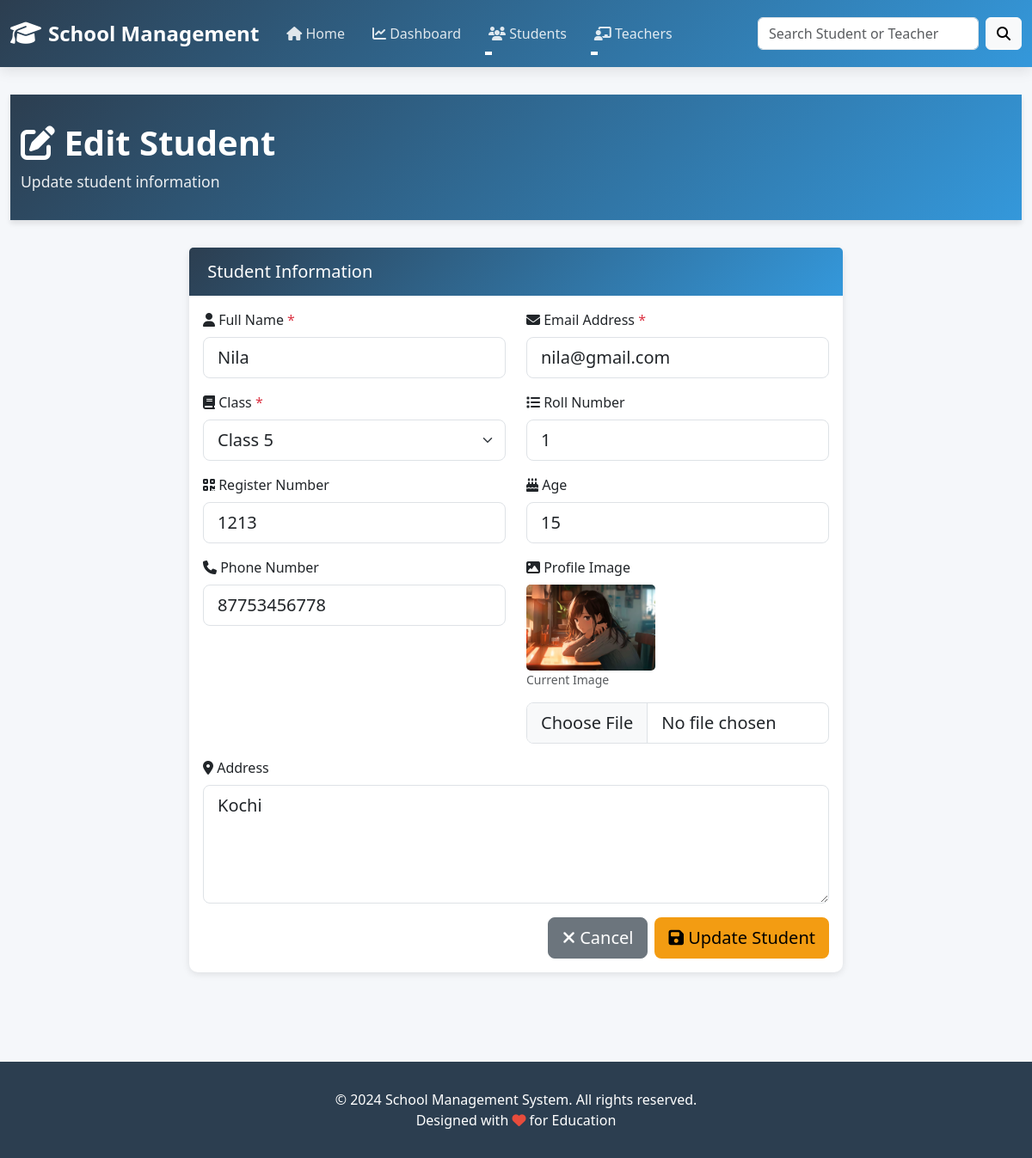
/students/edit/1/, run on an earlier commit of the app's database.
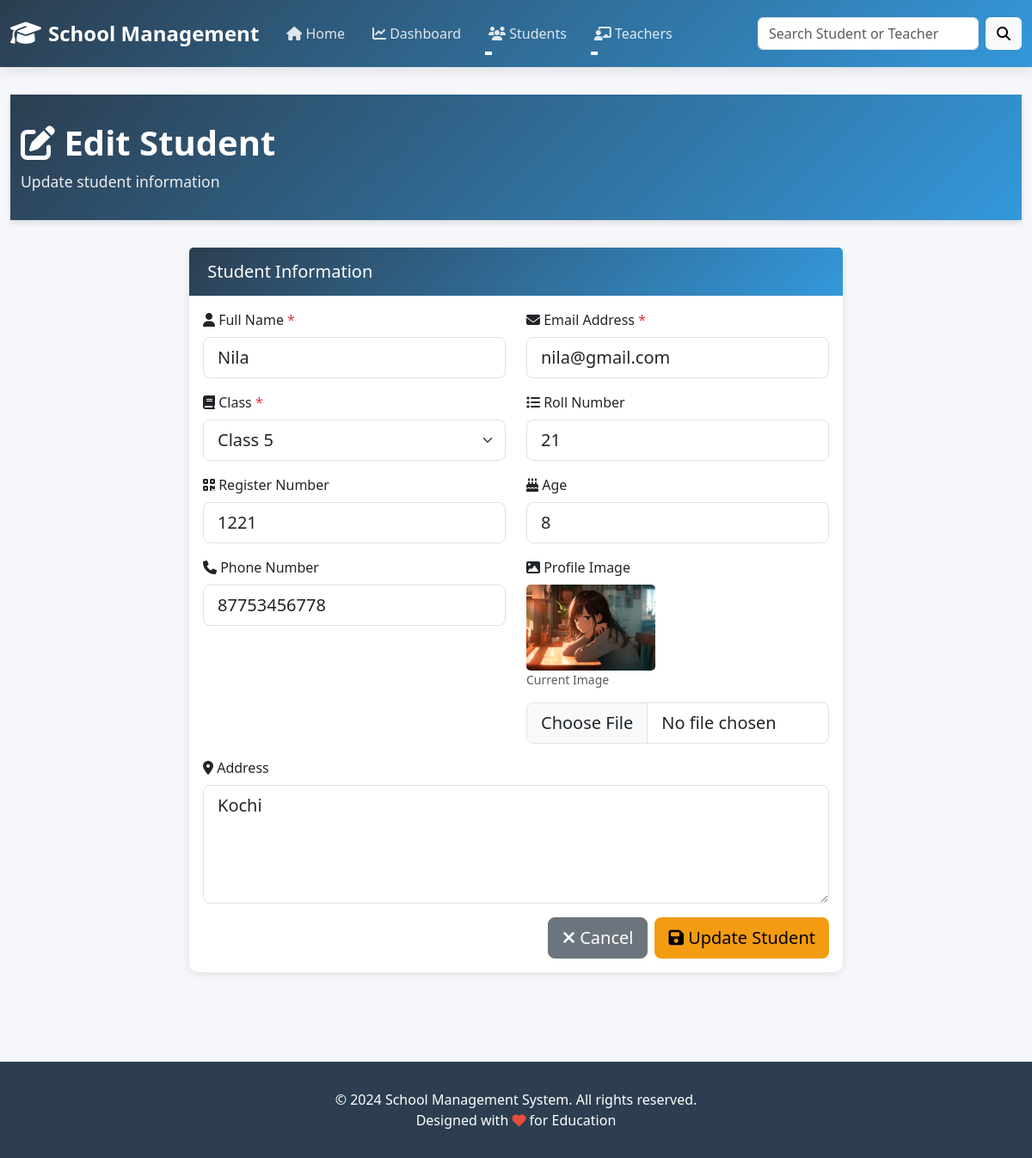
And on a later commit of the database.
### students/models.py (models this page shows, shortened)
class Student(models.Model):
    name = models.CharField(max_length=100)
    email = models.EmailField()
    register_number = models.CharField(
    max_length=20,
    null=True,
    blank=True
)
    roll_number = models.IntegerField(
        null=True,
        blank=True
    )
    age = models.IntegerField(
        null=True,
        blank=True
    )
    phone = models.CharField(
        max_length=20,
        null=True,
        blank=True
    )
    address = models.TextField(
        null=True,
        blank=True
    )
    student_class = models.CharField(
        max_length=50
    )
    profile_image = models.ImageField(
        upload_to='students/',
        null=True,
        blank=True
    )

### students/views.py (the view, shortened to what this page needs)
def edit_student(request, id):
    logger.info(f"{request.method} /students/edit/{id}/ - Edit student request for ID: {id}")
    student = get_object_or_404(Student, id=id)
    logger.info(f"Editing student: {student.name} (Current Email: {student.email}, Class: {student.student_class})")
    logger.info(f"Rendering edit form for student {id}")
    context = get_context_data()
    context.update({
        'student': student,
        'classes': range(1, 11),
        'edit_mode': True
    })
    logger.info(f"Edit student context prepared for {student.name}")
    return render(request, 'edit_student.html', context)

### students/views.py (called while the page is built)
def get_context_data():
    from teachers.models import Teachers
    total_students = Student.objects.count()
    total_teachers = Teachers.objects.count()
    logger.info(f"get_context_data() - Total Students: {total_students}, Total Teachers: {total_teachers}")
    return {
        'total_students': total_students,
        'total_teachers': total_teachers,
    }

### students/templates/edit_student.html (shortened to what the changed rows need)
{% extends "base.html" %}
{% block content %}
<div class="page-header">
    <div class="container-fluid">
        <h1><i class="fas fa-edit"></i> Edit Student</h1>
    </div>
</div>
<div class="container-fluid">
    <div class="row">
        <div class="col-md-8 offset-md-2">
            <div class="card">
                <div class="card-body">
                    <form method="POST" action="{% url 'edit_student' student.id %}" enctype="multipart/form-data">
                        <div class="row">
                            <div class="col-md-6 mb-3">
                                <label for="name" class="form-label"><i class="fas fa-user"></i> Full Name <span class="text-danger">*</span></label>
                                <input type="text" class="form-control form-control-lg" id="name" name="name" required value="{{ student.name }}" placeholder="Enter student name">
                            </div>
                            <div class="col-md-6 mb-3">
                                <label for="email" class="form-label"><i class="fas fa-envelope"></i> Email Address <span class="text-danger">*</span></label>
                                <input type="email" class="form-control form-control-lg" id="email" name="email" required value="{{ student.email }}" placeholder="Enter student email">
                            </div>
                        </div>
                        <div class="row">
                            <div class="col-md-6 mb-3">
                                <label for="student_class" class="form-label"><i class="fas fa-book"></i> Class <span class="text-danger">*</span></label>
                                <select class="form-select form-select-lg" id="student_class" name="student_class" required>
                                    {% for cls in classes %}
                                        <option value="{{ cls }}" {% if cls|stringformat:"s" == student.student_class %}selected{% endif %}>Class {{ cls }}</option>
                                    {% endfor %}
                                </select>
                            </div>
                            <div class="col-md-6 mb-3">
                                <label for="roll_number" class="form-label"><i class="fas fa-list"></i> Roll Number</label>
                                <input type="number" class="form-control form-control-lg" id="roll_number" name="roll_number" value="{{ student.roll_number|default:'' }}" placeholder="Enter roll number">
                            </div>
                        </div>
                        <div class="row">
                            <div class="col-md-6 mb-3">
                                <label for="register_number" class="form-label"><i class="fas fa-qrcode"></i> Register Number</label>
                                <input type="text" class="form-control form-control-lg" id="register_number" name="register_number" value="{{ student.register_number|default:'' }}" placeholder="Enter register number">
                            </div>
                            <div class="col-md-6 mb-3">
                                <label for="age" class="form-label"><i class="fas fa-birthday-cake"></i> Age</label>
                                <input type="number" class="form-control form-control-lg" id="age" name="age" value="{{ student.age|default:'' }}" placeholder="Enter age">
                            </div>
                        </div>
                        <div class="row">
                            <div class="col-md-6 mb-3">
                                <label for="phone" class="form-label"><i class="fas fa-phone"></i> Phone Number</label>
                                <input type="tel" class="form-control form-control-lg" id="phone" name="phone" value="{{ student.phone|default:'' }}" placeholder="Enter phone number">
                            </div>
                            <div class="col-md-6 mb-3">
                                {% if student.profile_image %}
                                    <div class="mb-2">
                                        <img src="{{ student.profile_image.url }}" alt="{{ student.name }}" style="max-width: 150px; max-height: 150px; border-radius: 5px;">
                                        <p class="small text-muted">Current Image</p>
                                    </div>
                                {% endif %}
                            </div>
                        </div>
                        <div class="mb-3">
                            <label for="address" class="form-label"><i class="fas fa-map-marker-alt"></i> Address</label>
                            <textarea class="form-control form-control-lg" id="address" name="address" rows="4" placeholder="Enter student address">{{ student.address|default:'' }}</textarea>
                        </div>
                    </form>
                </div>
            </div>
        </div>
    </div>
</div>
{% endblock %}

What changed in the data, as far as the page shows it:
changed Student "Nila": roll_number "1" → "21"; register_number "1213" → "1221"; age "15" → "8"
